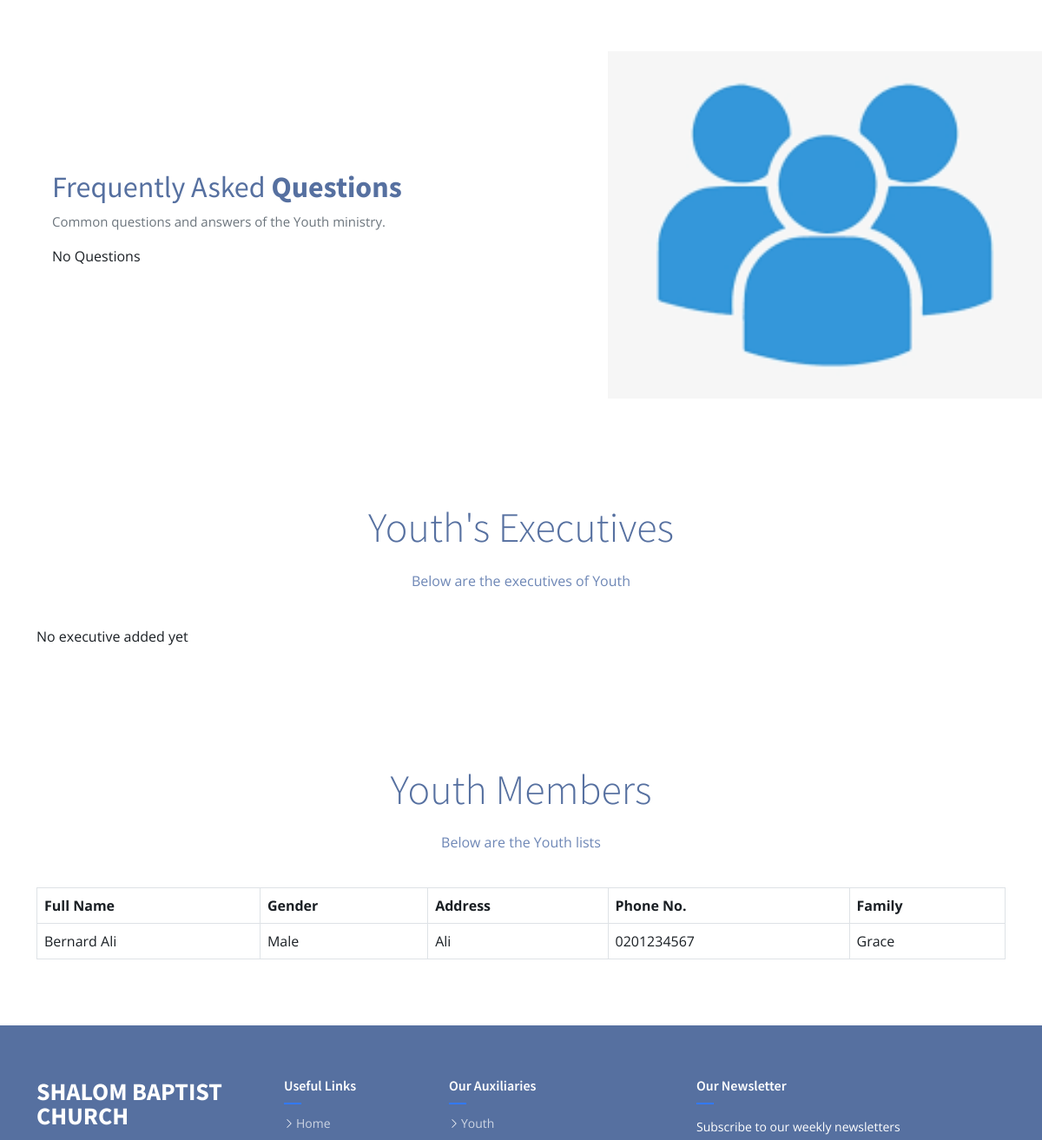
/aux_details/1/ (middle part), run on an earlier commit of the app's database.
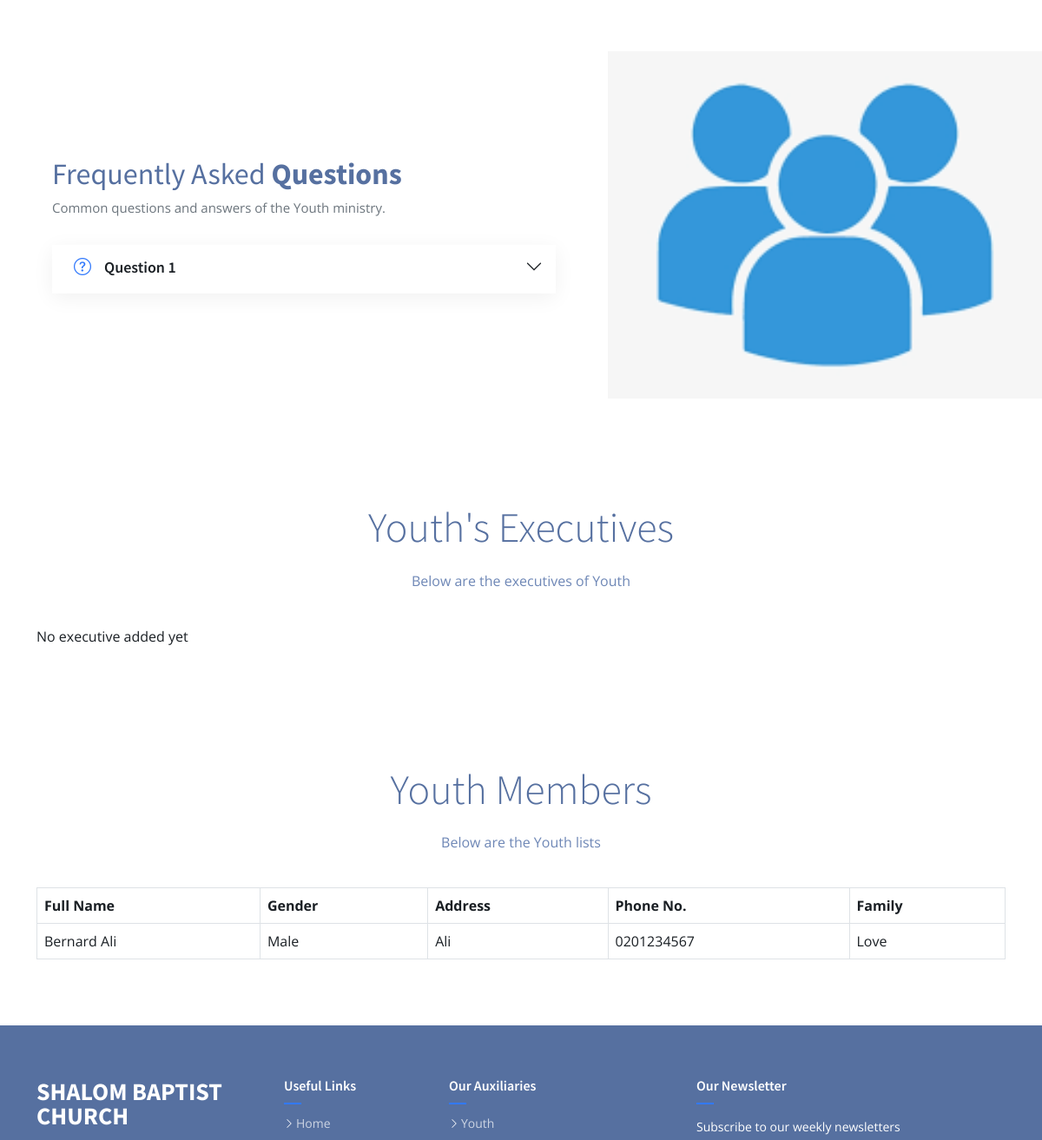
And on a later commit of the database.
### core/models.py (models this page shows, shortened)
class Auxiliaries(models.Model):
    name = models.CharField(max_length=255)
    designation = models.CharField(max_length=255, blank=True, null=True)
    vision = models.TextField(blank=True, null=True)
    mission = models.TextField(blank=True, null=True)
    speech = models.TextField(blank=True, null=True)
    deacon = models.ImageField(default='group.png', upload_to='auxiliaries')
    group_img = models.ImageField(default='group.png', upload_to='auxiliaries')
    contribution_target = models.DecimalField(max_digits=8, decimal_places=2, blank=True, null=True)
    def get_absolute_url(self):
        return reverse('aux_details', args=[str(self.id)])

class Family(models.Model):
    name = models.CharField(max_length=255)
    vision = models.TextField(blank=True, null=True)
    mission = models.TextField(blank=True, null=True)
    speech = models.TextField(blank=True, null=True)
    deacon = models.ImageField(default='group.png', upload_to='auxiliaries')
    group_img = models.ImageField(default='group.png', upload_to='auxiliaries')
    contribution_target = models.DecimalField(max_digits=8, decimal_places=2, blank=True, null=True)
    def get_absolute_url(self):
        return reverse('family_details', args=[str(self.id)])

class AuxiliariesFAQ(models.Model):
    auxiliary = models.ForeignKey(Auxiliaries, on_delete=models.DO_NOTHING, related_name='auxiliary_faqs')
    question = models.CharField(max_length=250)
    answer = models.TextField()

### authy/models.py (models this page shows, shortened)
class Profile(models.Model):
    user = models.OneToOneField(User, on_delete=models.CASCADE, related_name='profile')
    full_name = models.CharField(max_length=50)
    gender = models.CharField(max_length=50, choices=GENDER_CHOICES)
    blood_group = models.CharField(max_length=50, choices=BLOOD_CHOICES)
    place_of_residence = models.CharField(max_length=50)
    birth_date = models.DateField(null=True, blank=True)
    work_status = models.CharField(max_length=50, choices=WORK_STATUS_CHOICES, default='Student')
    organisation_name = models.CharField(max_length=50, null=True, blank=True)
    education_level = models.CharField(max_length=50, choices=EDUCATION_LEVEL_CHOICES, null=True, blank=True)
    image = models.ImageField(default='default.jpg', upload_to='profile_pics', null=True, blank=True)
    created = models.DateField(auto_now_add=True)
    hometown = models.CharField(max_length=50, null=True, blank=True)
    marital_status = models.CharField(max_length=20, choices=MARRIAGE_STATUS_CHOICE, default='Single')
    spouse = models.CharField(max_length=50, null=True, blank=True)
    no_of_children = models.IntegerField(null=True, blank=True)
    phone_no = models.CharField(max_length=20)
    email = models.CharField(max_length=50, null=True, blank=True)
    father_name = models.CharField(max_length=100, null=True, blank=True)
    father_alive = models.CharField(max_length=3, choices=YES_NO_CHOICES, default='Yes')
    mother_name = models.CharField(max_length=100, null=True, blank=True)
    mother_alive = models.CharField(max_length=3, choices=YES_NO_CHOICES, default='Yes')
    next_of_kin_contact = models.CharField(max_length=20, null=True, blank=True)
    date_joined = models.DateField(null=True, blank=True)
    baptism = models.CharField(max_length=10, choices=BAPTISM_CHOICES, default='Not Yet')
    family = models.ForeignKey(Family, on_delete=models.DO_NOTHING, null=True, blank=True)
    auxiliary = models.ForeignKey(Auxiliaries, on_delete=models.DO_NOTHING, null=True, blank=True)
    ministry = models.ForeignKey(Ministries, on_delete=models.DO_NOTHING, null=True, blank=True)

### core/views.py (the view)
# urls.py: path('aux_details/<int:id>/', views.aux_details, name='aux_details'),
def aux_details(request, id):
    auxiliaries = Auxiliaries.objects.all()
    families = Family.objects.all()
    ministries = Ministries.objects.all()
    auxiliary = get_object_or_404(Auxiliaries, pk=id)
    meeting_time = AuxiliaryMeetings.objects.get(auxiliary=auxiliary.id)
    executives = AuxiliaryExecutives.objects.filter(auxiliary=auxiliary.id)
    faqs = AuxiliariesFAQ.objects.filter(auxiliary=auxiliary.id)
    context = {
        'auxiliary': auxiliary,
        'meeting_time': meeting_time,
        'executives': executives,
        'faqs': faqs,
        'auxiliaries': auxiliaries,
        'families': families,
        'ministries': ministries,
    }
    return render(request, 'core/auxiliary_detail.html', context)

### core/models.py (called while the page is built)
    def get_absolute_url(self):
        return reverse('min_details', args=[str(self.id)])

### templates/core/auxiliary_detail.html (shortened to what this page needs)
{% extends 'base.html' %}
{% load static %}
{% load crispy_forms_tags %}
{% block content %}
    <section id="faq" class="faq">
      <div class="container-fluid" data-aos="fade-up">
        <div class="row gy-4">
          <div class="col-lg-7 d-flex flex-column justify-content-center align-items-stretch  order-2 order-lg-1">
            <div class="content px-xl-5">
              <h3>Frequently Asked <strong>Questions</strong></h3>
              <p>
                Common questions and answers of the {{auxiliary.name}} ministry.
              </p>
            </div>
            <div class="accordion accordion-flush px-xl-5" id="faqlist">
              {% for faq in faqs %}
                <div class="accordion-item" data-aos="fade-up" data-aos-delay="200">
                <h3 class="accordion-header">
                  <button class="accordion-button collapsed" type="button" data-bs-toggle="collapse" data-bs-target="#faq-content-1">
                    <i class="bi bi-question-circle question-icon"></i>
                    {{faq.question}}
                  </button>
                </h3>
              </div>
              {% empty  %}
                <p>No Questions</p>
              {% endfor %}
            </div>
          </div>
          <div class="col-lg-5 align-items-stretch order-1 order-lg-2 img" style='background-image: url("{{auxiliary.group_img.url}}");'>&nbsp;</div>
        </div>
      </div>
    </section>
    <section id="team" class="team">
      <div class="container" data-aos="fade-up">
        <div class="section-header">
          <h2>{{auxiliary.name}}'s Executives</h2>
          <p>Below are the executives of {{auxiliary.name}}</p>
        </div>
        <div class="row gy-5">
          {% for executive in  executives%}
          <div class="col-xl-3 col-md-4 d-flex" data-aos="zoom-in" data-aos-delay="200">
            <div class="team-member">
              <div class="member-img">
                <img src="{{executive.image.url}}" class="img-fluid" alt="">
              </div>
              <div class="member-info">
                <div class="social">
                  <a href="tel:+233{{executive.phone_no}}"><i class="bi bi-phone"></i></a>
                  <a href=""><i class="bi bi-facebook"></i></a>
                </div>
                <h4>{{executive.full_name}}</h4>
                <span>{{executive.position}}</span>
              </div>
            </div>
          </div>
          {% empty %}
            <p>No executive added yet</p>
          {% endfor %}
        </div>
      </div>
    </section>
    <section class="inner-page">
      <div class="container" data-aos="fade-up">
        <div class="section-header">
          <h2>{{auxiliary.name}} Members</h2>
          <p>Below are the {{auxiliary.name}} lists</p>
        </div>
        <table class="table table-hover table-bordered">
          <thead>
            <tr>
              <th>Full Name</th>
              <th>Gender</th>
              <th>Address</th>
              <th>Phone No.</th>
              <th>Family</th>
            </tr>
          </thead>
          <tbody>
            {% for member in auxiliary.profile_set.all %}
              <tr>
                <td>{{member.full_name}}</td>
                <td>{{member.gender}}</td>
                <td>{{member.place_of_residence}}</td>
                <td>{{member.phone_no}}</td>
                <td>{{member.family.name}}</td>
              </tr>
            {% endfor %}
          </tbody>
        </table>
      </div>
    </section><!-- End Inner Page --
{% endblock content %}

### templates/base.html (shortened to what this page needs)
{% load static %}
<!DOCTYPE html>
<html lang="en">
<head>
  <link href="{% static 'assets/vendor/bootstrap/css/bootstrap.min.css' %}" rel="stylesheet">
  <link href="{% static 'assets/vendor/bootstrap-icons/bootstrap-icons.css' %}" rel="stylesheet">
  <link href="{% static 'assets/vendor/aos/aos.css' %}" rel="stylesheet">
  <link href="{% static 'assets/vendor/glightbox/css/glightbox.min.css' %}" rel="stylesheet">
  <link href="{% static 'assets/vendor/swiper/swiper-bundle.min.css' %}" rel="stylesheet">
  <link href="{% static 'assets/css/variables.css' %}" rel="stylesheet">
   <link href="{% static 'assets/css/variables-blue.css' %}" rel="stylesheet">
  <link href="{% static 'assets/css/main.css' %}" rel="stylesheet">
</head>
<body>
  {% block content %}
  {% endblock content %}
  <footer id="footer" class="footer">
    <div class="footer-content">
      <div class="container">
        <div class="row">
          <div class="col-lg-3 col-md-6">
            <div class="footer-info">
              <h3>Shalom Baptist Church</h3>
            </div>
          </div>
          <div class="col-lg-2 col-md-6 footer-links">
            <h4>Useful Links</h4>
            <ul>
              <li><i class="bi bi-chevron-right"></i> <a href="{% url 'home' %}">Home</a></li>
            </ul>
          </div>
          <div class="col-lg-3 col-md-6 footer-links">
            <h4>Our Auxiliaries</h4>
            <ul>
              {% for aux in auxiliaries%}
              <li><i class="bi bi-chevron-right"></i> <a href="{{aux.get_absolute_url}}">{{aux.name}}</a></li>
              {% endfor %}
            </ul>
          </div>
          <div class="col-lg-4 col-md-6 footer-newsletter">
            <h4>Our Newsletter</h4>
            <p>Subscribe to our weekly newsletters</p>
          </div>
        </div>
      </div>
    </div>
  </footer>
</body>
</html>

### static/assets/css/variables.css (style rules this page uses)
:root { --font-default: 'Open Sans', system-ui, -apple-system, "Segoe UI", Roboto, "Helvetica Neue", Arial, "Noto Sans", "Liberation Sans", sans-serif, "Apple Color Emoji", "Segoe UI Emoji", "Segoe UI Symbol", "Noto Color Emoji"; --font-primary: 'Source Sans Pro', sans-serif; --font-secondary: 'Poppins', sans-serif; --color-default: #1a1f24; --color-default-rgb: 26, 31, 36; --color-links: #0ea2bd; --color-links-hover: #1ec3e0; --color-primary: #0ea2bd; --color-primary-light: #1ec3e0; --color-primary-dark: #0189a1; --color-primary-rgb: 14, 162, 189; --color-primary-light-rgb: 30, 195, 224; --color-primary-dark-rgb: 1, 137, 161; --color-secondary: #485664; --color-secondary-light: #8f9fae; --color-secondary-dark: #3a4753; --color-secondary-rgb: 72, 86, 100; --color-secondary-light-rgb: 143, 159, 174; --color-secondary-dark-rgb: 58, 71, 83; --color-blue: #0d6efd; --color-blue-rgb: 13, 110, 253; --color-indigo: #6610f2; --color-indigo-rgb: 102, 16, 242; --color-purple: #6f42c1; --color-purple-rgb: 111, 66, 193; --color-pink: #f3268c; --color-pink-rgb: 243, 38, 140; --color-red: #df1529; --color-red-rgb: 223, 21, 4; --color-orange: #fd7e14; --color-orange-rgb: 253, 126, 20; --color-yellow: #ffc107; --color-yellow-rgb: 255, 193, 7; --color-green: #059652; --color-green-rgb: 5, 150, 82; --color-teal: #20c997; --color-teal-rgb: 32, 201, 151; --color-cyan: #0dcaf0; --color-cyan-rgb: 13, 202, 240; --color-white: #ffffff; --color-white-rgb: 255, 255, 255; --color-gray: #6c757d; --color-gray-rgb: 108, 117, 125; --color-black: #000000; --color-black-rgb: 0, 0, 0; }
:root { --bs-blue: var(--color-blue); --bs-indigo: var(--color-indigo); --bs-purple: var(--color-purple); --bs-pink: var(--color-pink); --bs-red: var(--color-red); --bs-orange: var(--color-orange); --bs-yellow: var(--color-yellow); --bs-green: var(--color-green); --bs-teal: var(--color-teal); --bs-cyan: var(--color-cyan); --bs-white: var(--color-white); --bs-gray: var(--color-gray); --bs-gray-dark: #343a40; --bs-gray-100: #f8f9fa; --bs-gray-200: #e9ecef; --bs-gray-300: #dee2e6; --bs-gray-400: #ced4da; --bs-gray-500: #adb5bd; --bs-gray-600: #6c757d; --bs-gray-700: #495057; --bs-gray-800: #343a40; --bs-gray-900: #212529; --bs-primary: var(--color-blue); --bs-secondary: var(--color-blue); --bs-success: #198754; --bs-info: #0dcaf0; --bs-warning: #ffc107; --bs-danger: #dc3545; --bs-light: #f8f9fa; --bs-dark: #212529; --bs-primary-rgb: var(--color-primary-rgb); --bs-secondary-rgb: var(--color-secondary-rgb); --bs-success-rgb: 25, 135, 84; --bs-info-rgb: 13, 202, 240; --bs-warning-rgb: 255, 193, 7; --bs-danger-rgb: 220, 53, 69; --bs-light-rgb: 248, 249, 250; --bs-dark-rgb: 33, 37, 41; --bs-white-rgb: var(--color-white-rgb); --bs-black-rgb: var(--color-black-rgb); --bs-body-color-rgb: var(--color-default-rgb); --bs-body-bg-rgb: 255, 255, 255; --bs-font-sans-serif: var(--font-default); --bs-font-monospace: SFMono-Regular, Menlo, Monaco, Consolas, "Liberation Mono", "Courier New", monospace; --bs-gradient: linear-gradient(180deg, rgba(255, 255, 255, 0.15), rgba(255, 255, 255, 0)); --bs-body-font-family: var(--font-default); --bs-body-font-size: 1rem; --bs-body-font-weight: 400; --bs-body-line-height: 1.5; --bs-body-color: var(--color-default); --bs-body-bg: #fff; }

What changed in the data, as far as the page shows it:
added AuxiliariesFAQ: question "Question 1"
changed Profile "Bernard Ali": family.name "Grace" → "Love"
Also different on the page:
text no longer shown: "No Questions"
